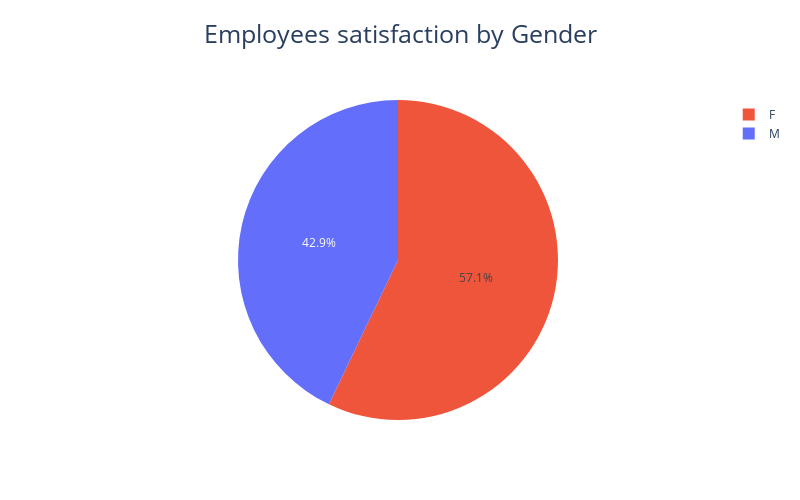

The notebook cell this image was saved under:
### Code cell
#  Employees satisfaction by Gender.

fig = px.pie(df, values='EmpSatisfaction',
             names='Sex',
             color='Sex',
             title='Employees satisfaction by Gender')
fig.update_layout(
    title=dict(x=0.5, y=0.95,
                xanchor='center', yanchor='top',
                  font=dict(size=25)),
                  height=500, width=800)
                
fig.show()

### Figure 1 — Plotly figure (JSON) as saved in the notebook; plotly's stock layout.template omitted (floating-point values rounded to 4 significant figures; data arrays with more than 128 entries replaced by an {"elided": "..."} marker saying what was removed)
{"data": [{"customdata": {"elided": "311x1 str values"}, "domain": {"x": [0, 1], "y": [0, 1]}, "hovertemplate": "Sex=%{customdata[0]}<br>EmpSatisfaction=%{value}<extra></extra>", "labels": {"elided": "311 str values"}, "legendgroup": "", "marker": {"colors": {"elided": "311 str values"}}, "name": "", "showlegend": true, "type": "pie", "values": {"elided": "311 int values"}}], "layout": {"height": 500, "legend": {"tracegroupgap": 0}, "title": {"font": {"size": 25}, "text": "Employees satisfaction by Gender", "x": 0.5, "xanchor": "center", "y": 0.95, "yanchor": "top"}, "width": 800}}
